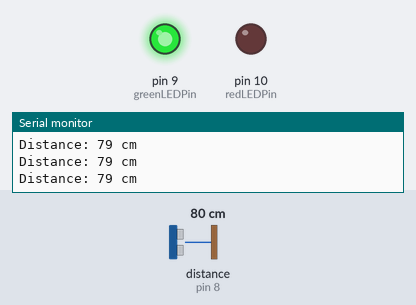
A sketch run on a simulated Arduino Uno, built with avr-gcc and run on an emulated ATmega328P. On the bench: output pins drawn as LEDs (lit = HIGH), the last lines printed to the serial monitor. Wiring (inferred from the names in the program): ultrasonic range finder: trigger pin 7; echo pin 8. The inputs (shaded band) are chosen by the test bench; at power-on: distance to the obstacle (sensor on pin 8) 80 cm. The echo pulse lasts 58.3 µs per cm; pins used as bus, display or sensor lines are not drawn.

Above: at 1.3 s.
1.4 s: distance to the obstacle (sensor on pin 8) set to 2 cm
At 2.3 s:
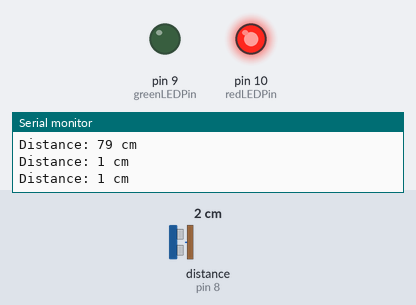
3.0 s: distance to the obstacle (sensor on pin 8) set to 35 cm
At 3.6 s:
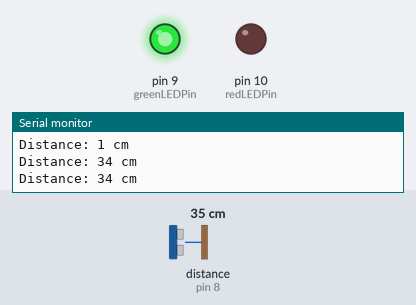
4.5 s: distance to the obstacle (sensor on pin 8) set to 4 cm
At 5.0 s:
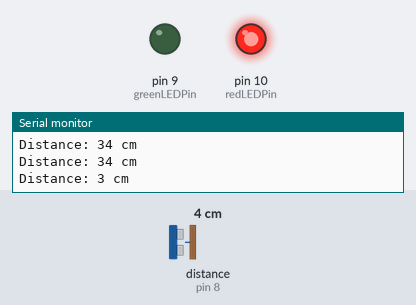
Timing chart, 0 to 7.5 s (numbered marks = the images above; inputs shaded):
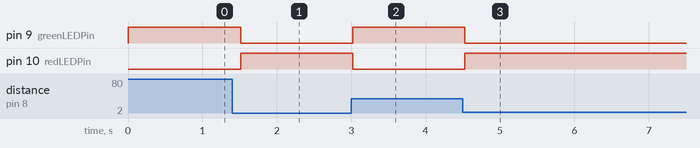

Measured:
- after the input at 1.4 s, pin 9 (greenLEDPin): HIGH → LOW after 0.12 s; pin 10 (redLEDPin): LOW → HIGH after 0.12 s
- after the input at 3.0 s, pin 9 (greenLEDPin): LOW → HIGH at once; pin 10 (redLEDPin): HIGH → LOW at once
- after the input at 4.5 s, pin 9 (greenLEDPin): HIGH → LOW at once; pin 10 (redLEDPin): LOW → HIGH at once

The sketch:

Parking_System.ino
```cpp
// Define pin numbers
const int trigPin = 7;         // Trigger pin of ultrasonic sensor
const int echoPin = 8;         // Echo pin of ultrasonic sensor
const int greenLEDPin = 9;     // Green LED pin
const int redLEDPin = 10;      // Red LED pin

// Define distance thresholds for parking space
const int parkingThreshold = 30;   // Distance in centimeters

void setup() {
  // Set sensor pins
  pinMode(trigPin, OUTPUT);
  pinMode(echoPin, INPUT);

  // Set LED pins as outputs
  pinMode(greenLEDPin, OUTPUT);
  pinMode(redLEDPin, OUTPUT);

  // Initialize Serial communication
  Serial.begin(9600);
}

void loop() {
  // Measure distance using ultrasonic sensor
  long duration, distance;
  digitalWrite(trigPin, LOW);
  delayMicroseconds(2);
  digitalWrite(trigPin, HIGH);
  delayMicroseconds(10);
  digitalWrite(trigPin, LOW);
  duration = pulseIn(echoPin, HIGH);
  distance = (duration / 2) / 29.1;

  // Print distance to Serial Monitor
  Serial.print("Distance: ");
  Serial.print(distance);
  Serial.println(" cm");

  // Check parking space status
  if (distance < parkingThreshold) {
    // Space occupied
    digitalWrite(greenLEDPin, LOW);
    digitalWrite(redLEDPin, HIGH);
  } else {
    // Space available
    digitalWrite(greenLEDPin, HIGH);
    digitalWrite(redLEDPin, LOW);
  }

  // Small delay to avoid rapid switching
  delay(500);
}
```
